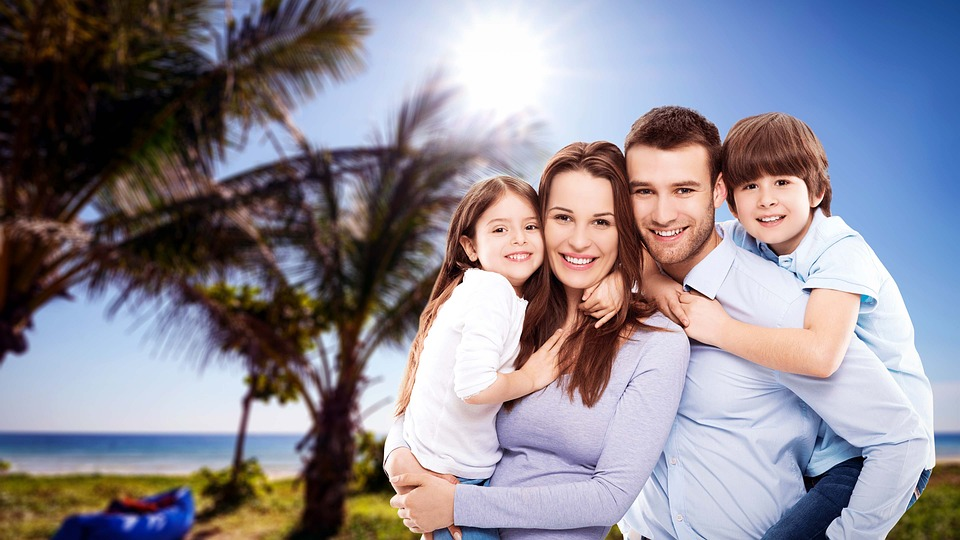
#> input picture development/family.jpg, 960 x 540 px
$ jupyter execute --allow-errors 'Deepstack face dev.ipynb'   (shell and % lines are left out)
#> lines starting #> are read from the running program, lines starting #| are printed output that depends on the picture
## Face recognition
https://deepstackpython.readthedocs.io/en/latest/getting-started.html

Run with:
```
sudo docker run -e VISION-FACE=True -v localstorage:/datastore -p 5000:5000 deepquestai/deepstack
```

Note that `detection` and `recogntion` are the same docker run, but different models?

[cell 1]
import requests
import matplotlib.pyplot as plt
from PIL import Image

IP = "localhost"
# IP = "192.168.1.102"
PORT = "5000"

[cell 2]
def get_matched_faces(predictions):
    """
    Get the predicted faces and their confidence.
    """
    return {face['userid']: round(face['confidence']*100, 1) for face in predictions if not face['userid'] == 'unknown'}

[cell 3]
img_file = "family.jpg"
# img_file = "bad.jpg"

[cell 4]
image = Image.open(img_file).convert("RGB")
#> image is the input picture: PIL image 960x540 RGB; mean R, G, B 139.2, 135.1, 145.7
plt.imshow(image);

Now post the data to Deepstack

[cell 5]
image_data = open(img_file,"rb").read()
#response = requests.post(f"http://{IP}:{PORT}/v1/vision/detection", files={"image":image_data}) # detection
#> (the rest of this cell did not finish here and is left out)

#> (a cell that did not finish here is left out)

#> (a cell that did not finish here is left out)

#> (a cell that did not finish here is left out)

#> (a cell that did not finish here is left out)

## Train
Lets now train on a picture of Adele

[cell 10]
adele_train = Image.open('adele_train.jpg').convert("RGB")
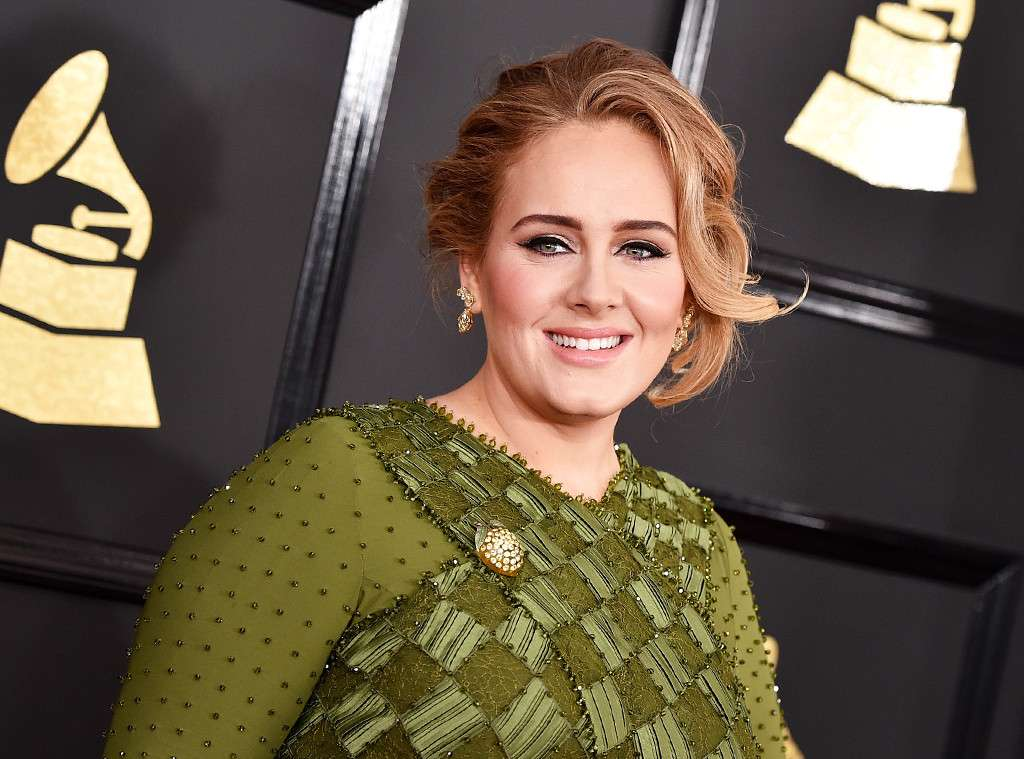
#> input picture development/adele_train.jpg, 1024 x 759 px
#> adele_train is the input picture: PIL image 1024x759 RGB; mean R, G, B 100.9, 87.7, 69.4
plt.imshow(adele_train);

#> (a cell that did not finish here is left out)

#> (a cell that did not finish here is left out)

#> (a cell that did not finish here is left out)

#> (a cell that did not finish here is left out)

[cell 15]
def register_face(url, name, file_path):
    """
    Register a name to a file.
    """
    try:
        with open(file_path,"rb") as image:
            response = requests.post(url,
                                     files={"image":image.read()},
                                     data={"userid":name})

        if response.status_code == 200 and response.json()['success'] == True:
            print(f"Deepstack taught face {name} using file {file_path}")
        elif response.status_code == 200 and response.json()['success'] == False:
            error = response.json()['error']
            print(f"Deepstack error: {error}")

        else:
            print(response.json())

    except Exception as exc:
        print(exc)

[cell 16]
# PORT = 1000
url = f"http://{IP}:{PORT}/v1/vision/face/register"
name = "Adele"
file_path = "adele_train.jpg"

register_face(url, name, file_path)
#> (the call stopped at in register_face, `response = requests.post(url, files={"image":image.read()}, data={"use..`: requests is not available in this run)

Now test

[cell 17]
adele_train = Image.open('adele_test.jpg').convert("RGB")
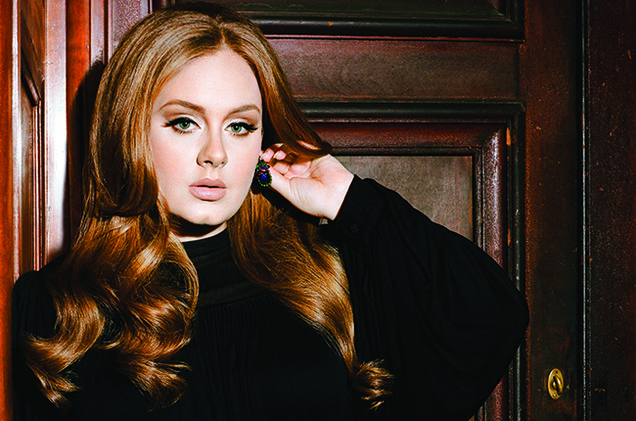
#> input picture development/adele_test.jpg, 636 x 421 px
#> adele_train is the input picture: PIL image 636x421 RGB; mean R, G, B 66.4, 47.9, 36.9
plt.imshow(adele_train);
